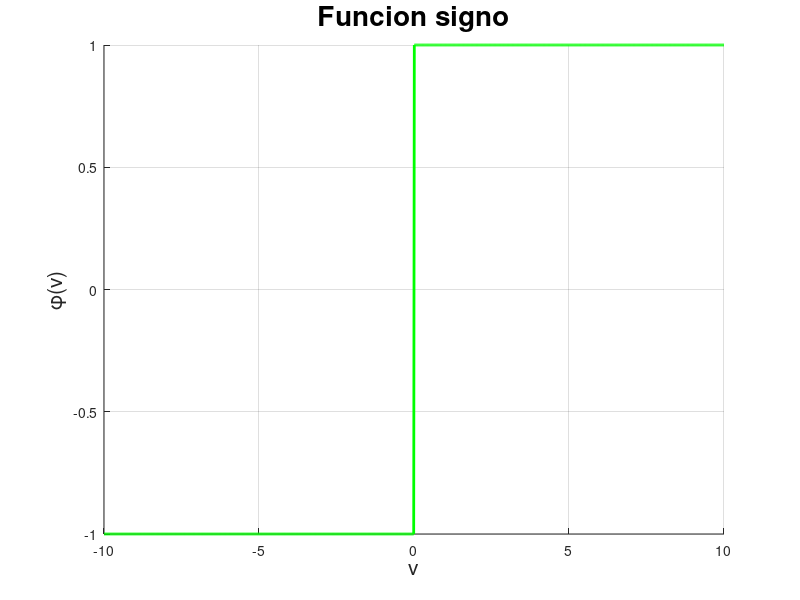

This figure's MATLAB source:
% Ian Mu;oz Nu;ez - Funcion 'Signo'

close all
clear
clc

v = linspace(-10, 10, 1000); % Variable independiente

phi = []; % Funcion o variable dependiente
for i= 1:1000
    if v(i) > 0
        phi(i) = 1;
    elseif v(i) == 0
        phi(i) = 0;
    else
        phi(i) = -1;
    end
end

figure(1)
hold on
grid on

plot(v, phi, 'g-', 'LineWidth', 2)

title("Funcion signo", 'FontSize', 20)
xlabel('v', 'FontSize', 15)
ylabel('\phi(v)', 'FontSize', 15)

